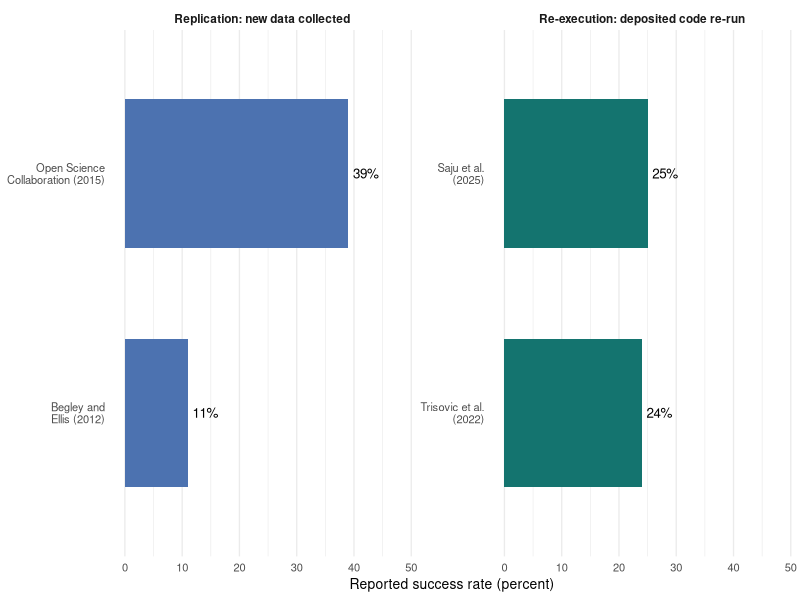

Here is the R script that generated this plot:
## ---- chunk 1
#| label: fig-failure-rates
#| fig-cap: 'Reported success rates in four studies, separated by what each measured. The left panel reports replication studies, in which new data was collected to test a prior finding. The right panel reports re-execution studies, in which deposited code was run again without any attempt to evaluate the science. The re-execution figures are those stated in the text of the studies as cited in this chapter, and are approximate where the source reports a bound rather than a point estimate.'
#| fig-alt: 'A two-panel bar chart of four studies. The left panel, labeled replication, shows the Open Science Collaboration at 39 percent and Begley and Ellis at 11 percent. The right panel, labeled re-execution, shows Trisovic and colleagues at about 24 percent and Saju and colleagues at about 25 percent. All four bars sit well below half, and the two panels reach comparably low values by different routes.'
#| fig-width: 7
#| fig-height: 3.2

library(ggplot2)
library(tibble)

studies <- tibble(
  study = c('Open Science\nCollaboration (2015)',
            'Begley and\nEllis (2012)',
            'Trisovic et al.\n(2022)',
            'Saju et al.\n(2025)'),
  rate = c(39, 11, 24, 25),
  kind = factor(
    c('Replication: new data collected',
      'Replication: new data collected',
      'Re-execution: deposited code re-run',
      'Re-execution: deposited code re-run'),
    levels = c('Replication: new data collected',
               'Re-execution: deposited code re-run')
  )
)

ggplot(studies, aes(x = reorder(study, rate), y = rate)) +
  geom_col(aes(fill = kind), width = 0.62, show.legend = FALSE) +
  geom_text(aes(label = paste0(rate, '%')),
            hjust = -0.18, size = 3.4) +
  coord_flip(ylim = c(0, 48)) +
  facet_wrap(~kind, scales = 'free_y', ncol = 2) +
  scale_fill_manual(values = c(
    'Replication: new data collected' = '#4c72b0',
    'Re-execution: deposited code re-run' = '#14746f'
  )) +
  labs(x = NULL, y = 'Reported success rate (percent)') +
  theme_minimal(base_size = 10) +
  theme(
    panel.grid.major.y = element_blank(),
    strip.text = element_text(face = 'bold', size = 8.5)
  )
